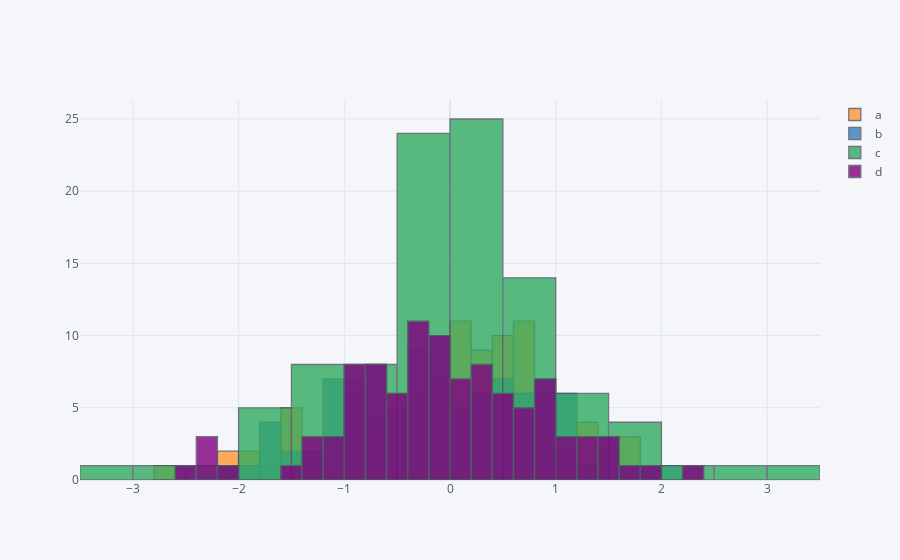

The cell this chart's notebook holds for it:
### Code cell
dataframe.iplot(kind='hist', bins=30)
